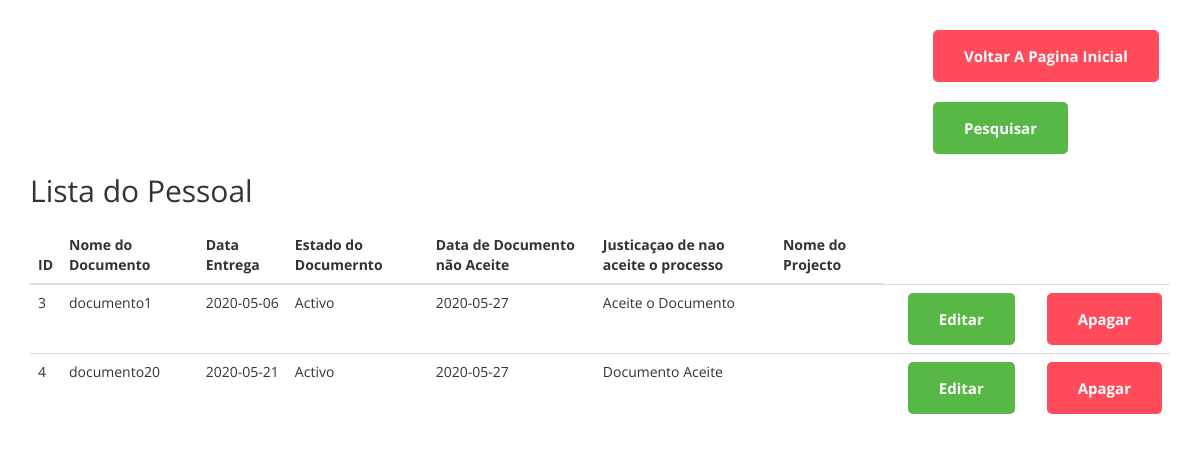
Page /Aula1/tabela.php on the committed database.
### tables this page shows
CREATE TABLE `documento` (
  `id_documento` int(11) NOT NULL,
  `nome_documento` varchar(100) NOT NULL,
  `data_remetida` varchar(100) NOT NULL,
  `estado_documento` varchar(100) NOT NULL,
  `data_entrada` varchar(100) NOT NULL,
  `message` varchar(100) NOT NULL
);

### Aula1/tabela.php (the view, shortened to what this page needs)
<!DOCTYPE html>
<html lang="en">
<head>
  <link rel="stylesheet" href="css1/bootstrap.min.css">
    <link href="css/main.css" rel="stylesheet" media="all">
</head>
<body>
<div class="container" style="width:20em;margin-top:30px;margin-right:2px;">
<button class="btn btn--radius-2 btn--red" name="botao" type="submit"> <a href="../formulario/index.php" style="color:white;text-decoration:none;">Voltar a Pagina Inicial</a></button><br><br>
<button class="btn btn--radius-2 btn--green" name="botao" type="submit"> <a href="pesquisar.html" style="color:white;text-decoration:none;">Pesquisar</a></button><br><br>
</div>
<div class="container">
  <h2> Lista do Pessoal</h2> <br>
  <table class="table table-hover">
    <thead>
      <tr>
        <th>ID</th>
        <th>Nome do Documento</th>
       <th>Data Entrega</th>
        <th>Estado do Documernto</th>
       <th>Data de Documento não Aceite</th>
        <th>Justicaçao de nao aceite o processo</th>
         <th>Nome do Projecto</th>
      </tr>
    </thead>
    <tbody>
    <?php
              include_once 'db_connect.php';
              $selection = "SELECT*FROM documento  ORDER BY 	id_documento ASC" ;
              $prepareting = $conn->prepare($selection);
              $prepareting->execute();
              while($result = $prepareting->fetch(PDO::FETCH_ASSOC) ):
      ?>
             <tr>
        <td> <?php  echo   $result['id_documento'] ;   ?></td>
        <td> <?php  echo   $result['nome_documento'] ;   ?></td>
        <td> <?php  echo   $result['data_remetida'] ;   ?></td>
        <td> <?php  echo   $result['estado_documento'] ;   ?></td>
        <td> <?php  echo   $result['data_entrada'] ;   ?></td>
        <td> <?php  echo   $result['message'] ;   ?></td>
         <td> <?php  echo   $result['nome_projecto'] ;   ?></td>
     <td><td> <button class="btn btn--radius-2 btn--green" name="editar" type="submit"> <a href="editar.php?id_documento=<?php echo $result['id_documento']; ?>" style="color:white;"> Editar </a></button></td></td>
       <td><td> <button class="btn btn--radius-2 btn--red" name="apagar" type="submit"> <a href="delete.php?id_documento=<?php echo $result['id_documento']; ?>" style="color:white;"> Apagar </a></button></td></td>
      </tr>
      <?php endwhile ; ?>
    </tbody>
  </table>
</div>
</body>
</html>

### Aula1/css/main.css (style rules this page uses)
html { -webkit-box-sizing: border-box; -moz-box-sizing: border-box; box-sizing: border-box; }
* { padding: 0; margin: 0; }
*, *:before, *:after { -webkit-box-sizing: inherit; -moz-box-sizing: inherit; box-sizing: inherit; }
body, h1, h2, h3, h4, h5, h6, blockquote, p, pre, dl, dd, ol, ul, figure, hr, fieldset, legend { margin: 0; padding: 0; }
table { border-collapse: collapse; border-spacing: 0; }
button { outline: none; background: none; border: none; }
body { font-family: "Open Sans", "Arial", "Helvetica Neue", sans-serif; font-weight: 400; font-size: 14px; }
h1, h2, h3, h4, h5, h6 { font-weight: 400; }
h2 { font-size: 30px; }
.btn { display: inline-block; line-height: 50px; padding: 0 30px; -webkit-transition: all 0.4s ease; -o-transition: all 0.4s ease; -moz-transition: all 0.4s ease; transition: all 0.4s ease; cursor: pointer; font-size: 15px; text-transform: capitalize; font-weight: 700; color: #fff; font-family: inherit; }
.btn--radius-2 { -webkit-border-radius: 5px; -moz-border-radius: 5px; border-radius: 5px; }
.btn--green { background: #57b846; }
.btn--red { background: #ff4b5a; }

### rows in the picture
documento: id_documento "3", nome_documento "documento1", data_remetida "2020-05-06", estado_documento "Activo", data_entrada "2020-05-27", message "Aceite o Documento"
documento: id_documento "4", nome_documento "documento20", data_remetida "2020-05-21", estado_documento "Activo", data_entrada "2020-05-27", message "Documento Aceite"
